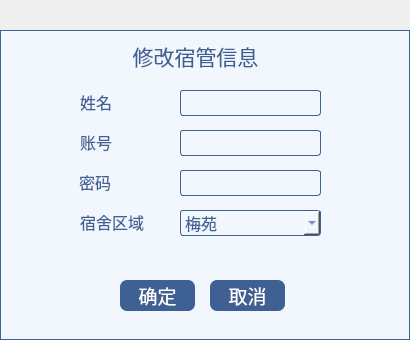
<?xml version="1.0" encoding="UTF-8"?>
<ui version="4.0">
 <class>Admin_ModifyAunt</class>
 <widget class="QWidget" name="Admin_ModifyAunt">
  <property name="geometry">
   <rect>
    <x>0</x>
    <y>0</y>
    <width>410</width>
    <height>340</height>
   </rect>
  </property>
  <property name="windowTitle">
   <string>学生体温监控管理系统</string>
  </property>
  <property name="styleSheet">
   <string notr="true">QLabel{
color:#3e6093;
}

QComboBox{
color:#3e6093;
}
</string>
  </property>
  <widget class="QWidget" name="widget" native="true">
   <property name="geometry">
    <rect>
     <x>70</x>
     <y>70</y>
     <width>261</width>
     <height>191</height>
    </rect>
   </property>
   <widget class="QComboBox" name="comboBox">
    <property name="geometry">
     <rect>
      <x>110</x>
      <y>140</y>
      <width>141</width>
      <height>26</height>
     </rect>
    </property>
    <property name="font">
     <font>
      <family>黑体</family>
      <pointsize>12</pointsize>
     </font>
    </property>
    <property name="styleSheet">
     <string notr="true">QComboBox{
border-radius:3px;
border:1px solid #3e6093;
background:#f2f6fd;}


QComboBox::drop-down {
width:24px;
border-image:url(:/res/所有下拉框.png);
}  

QComboBox:hover{
background:#d9e4f5;
}

QComboBox:pressed{
background:#bac9e0;
}</string>
    </property>
    <item>
     <property name="text">
      <string>梅苑</string>
     </property>
    </item>
    <item>
     <property name="text">
      <string>兰苑</string>
     </property>
    </item>
    <item>
     <property name="text">
      <string>竹苑</string>
     </property>
    </item>
    <item>
     <property name="text">
      <string>菊苑</string>
     </property>
    </item>
    <item>
     <property name="text">
      <string>桃苑</string>
     </property>
    </item>
    <item>
     <property name="text">
      <string>李苑</string>
     </property>
    </item>
    <item>
     <property name="text">
      <string>柳苑</string>
     </property>
    </item>
    <item>
     <property name="text">
      <string>桂苑</string>
     </property>
    </item>
    <item>
     <property name="text">
      <string>荷苑</string>
     </property>
    </item>
   </widget>
   <widget class="QLineEdit" name="lineEdit_2">
    <property name="geometry">
     <rect>
      <x>110</x>
      <y>60</y>
      <width>141</width>
      <height>26</height>
     </rect>
    </property>
    <property name="font">
     <font>
      <family>黑体</family>
      <pointsize>12</pointsize>
     </font>
    </property>
    <property name="styleSheet">
     <string notr="true">border-radius:3px;
border:1px solid #3e6093;
background:#f2f6fd;
color:#3e6093;</string>
    </property>
   </widget>
   <widget class="QLabel" name="label_3">
    <property name="geometry">
     <rect>
      <x>10</x>
      <y>61</y>
      <width>51</width>
      <height>21</height>
     </rect>
    </property>
    <property name="font">
     <font>
      <family>黑体</family>
      <pointsize>12</pointsize>
     </font>
    </property>
    <property name="text">
     <string>账号</string>
    </property>
   </widget>
   <widget class="QLabel" name="label_4">
    <property name="geometry">
     <rect>
      <x>9</x>
      <y>96</y>
      <width>51</width>
      <height>31</height>
     </rect>
    </property>
    <property name="font">
     <font>
      <family>黑体</family>
      <pointsize>12</pointsize>
     </font>
    </property>
    <property name="text">
     <string>密码</string>
    </property>
   </widget>
   <widget class="QLabel" name="label_2">
    <property name="geometry">
     <rect>
      <x>10</x>
      <y>21</y>
      <width>61</width>
      <height>21</height>
     </rect>
    </property>
    <property name="font">
     <font>
      <family>黑体</family>
      <pointsize>12</pointsize>
     </font>
    </property>
    <property name="text">
     <string>姓名</string>
    </property>
   </widget>
   <widget class="QLineEdit" name="lineEdit_3">
    <property name="geometry">
     <rect>
      <x>110</x>
      <y>100</y>
      <width>141</width>
      <height>26</height>
     </rect>
    </property>
    <property name="font">
     <font>
      <family>黑体</family>
      <pointsize>12</pointsize>
     </font>
    </property>
    <property name="styleSheet">
     <string notr="true">border-radius:3px;
border:1px solid #3e6093;
background:#f2f6fd;
color:#3e6093;</string>
    </property>
   </widget>
   <widget class="QLabel" name="label_5">
    <property name="geometry">
     <rect>
      <x>10</x>
      <y>136</y>
      <width>81</width>
      <height>31</height>
     </rect>
    </property>
    <property name="font">
     <font>
      <family>黑体</family>
      <pointsize>12</pointsize>
     </font>
    </property>
    <property name="text">
     <string>宿舍区域</string>
    </property>
   </widget>
   <widget class="QLineEdit" name="lineEdit">
    <property name="geometry">
     <rect>
      <x>110</x>
      <y>20</y>
      <width>141</width>
      <height>26</height>
     </rect>
    </property>
    <property name="font">
     <font>
      <family>黑体</family>
      <pointsize>12</pointsize>
     </font>
    </property>
    <property name="styleSheet">
     <string notr="true">border-radius:3px;
border:1px solid #3e6093;
background:#f2f6fd;
color:#3e6093;</string>
    </property>
   </widget>
  </widget>
  <widget class="QLabel" name="label">
   <property name="geometry">
    <rect>
     <x>120</x>
     <y>40</y>
     <width>151</width>
     <height>31</height>
    </rect>
   </property>
   <property name="font">
    <font>
     <family>黑体</family>
     <pointsize>16</pointsize>
     <weight>50</weight>
     <bold>false</bold>
    </font>
   </property>
   <property name="text">
    <string>修改宿管信息</string>
   </property>
   <property name="alignment">
    <set>Qt::AlignCenter</set>
   </property>
  </widget>
  <widget class="QPushButton" name="pushButton_2">
   <property name="geometry">
    <rect>
     <x>210</x>
     <y>280</y>
     <width>75</width>
     <height>31</height>
    </rect>
   </property>
   <property name="font">
    <font>
     <family>黑体</family>
     <pointsize>14</pointsize>
    </font>
   </property>
   <property name="styleSheet">
    <string notr="true">
QPushButton{
color:#ffffff;
background-color:#3e6093;
border-radius:7px;
}

QPushButton:hover{
background:#2c466c;
}

QPushButton:pressed{
background:#253b5b;
}
</string>
   </property>
   <property name="text">
    <string>取消</string>
   </property>
  </widget>
  <widget class="QPushButton" name="pushButton">
   <property name="geometry">
    <rect>
     <x>120</x>
     <y>280</y>
     <width>75</width>
     <height>31</height>
    </rect>
   </property>
   <property name="font">
    <font>
     <family>黑体</family>
     <pointsize>14</pointsize>
    </font>
   </property>
   <property name="styleSheet">
    <string notr="true">
QPushButton{
color:#ffffff;
background-color:#3e6093;
border-radius:7px;
}

QPushButton:hover{
background:#2c466c;
}

QPushButton:pressed{
background:#253b5b;
}
</string>
   </property>
   <property name="text">
    <string>确定</string>
   </property>
  </widget>
  <widget class="QLabel" name="label_result">
   <property name="geometry">
    <rect>
     <x>0</x>
     <y>270</y>
     <width>111</width>
     <height>51</height>
    </rect>
   </property>
   <property name="font">
    <font>
     <family>黑体</family>
     <pointsize>12</pointsize>
    </font>
   </property>
   <property name="text">
    <string/>
   </property>
   <property name="alignment">
    <set>Qt::AlignRight|Qt::AlignTrailing|Qt::AlignVCenter</set>
   </property>
  </widget>
  <widget class="QWidget" name="widget_2" native="true">
   <property name="geometry">
    <rect>
     <x>0</x>
     <y>30</y>
     <width>410</width>
     <height>310</height>
    </rect>
   </property>
   <property name="styleSheet">
    <string notr="true">background:#f2f6fd;
border:1px solid #3e6093;</string>
   </property>
  </widget>
  <zorder>widget_2</zorder>
  <zorder>widget</zorder>
  <zorder>label</zorder>
  <zorder>pushButton_2</zorder>
  <zorder>pushButton</zorder>
  <zorder>label_result</zorder>
 </widget>
 <resources/>
 <connections/>
</ui>
